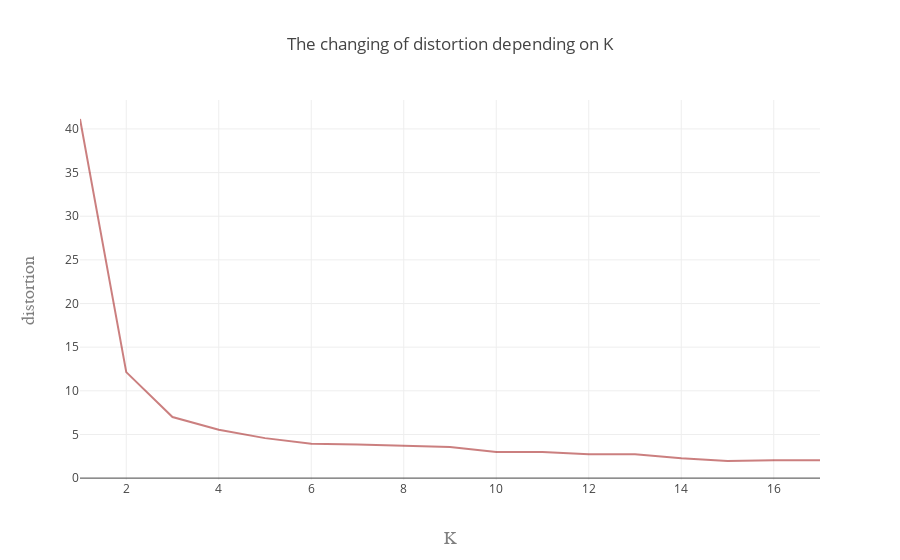

Notebook code for this chart:
### Markdown cell above
### Choose the best-K, using the elbow method

### Code cell
iris_ds = iris.iloc[:, 0:4].values
minmax_scaler = sklearn.preprocessing.MinMaxScaler(feature_range=(0, 1))
iris_ds = minmax_scaler.fit_transform(iris_ds)

# K = 1 to 18,for every k value we calculate distortion,then we plot the line graph between K and Distortion
distortions = []
K = list(range(1,18))

for k in K:
    centroids, cluster_assignments, iters, orig_centroids = cluster(iris_ds, k)
    distortions.append(np.sum(cluster_assignments[:, 1]))
    
# plt.plot(K,distortions,'bx-');
trace = go.Scatter(x = K,y = distortions, mode = 'lines',
                   marker = dict(size = 10,color="rgba(152,0,0,0.5)")
                  )

data = [trace]
layout=dict(
        title='The changing of distortion depending on K',
        xaxis=go.layout.XAxis(
            title=go.layout.xaxis.Title(
                text='K',
                font=dict(
                    family='Courier New, monospace',
                    size=18,
                    color='#7f7f7f'
                )
            )
        ),
        yaxis=go.layout.YAxis(
            title=go.layout.yaxis.Title(
                text='distortion',
                font=dict(
                    family='Courier New, monospace',
                    size=18,
                    color='#7f7f7f'
                )
            )
        )
    )
figure = dict(data=data, layout=layout)
iplot(figure)

### Figure 1 — Plotly figure (JSON) as saved in the notebook; plotly's stock layout.template omitted (floating-point values rounded to 4 significant figures)
{"data": [{"marker": {"color": "rgba(152,0,0,0.5)", "size": 10}, "mode": "lines", "type": "scatter", "uid": "f95ce12a-48b3-40e9-98cf-b751f117ca60", "x": [1, 2, 3, 4, 5, 6, 7, 8, 9, 10, 11, 12, 13, 14, 15, 16, 17], "y": [41.14, 12.14, 6.998, 5.55, 4.581, 3.941, 3.86, 3.725, 3.552, 2.996, 2.983, 2.732, 2.722, 2.282, 1.96, 2.052, 2.036]}], "layout": {"title": {"text": "The changing of distortion depending on K"}, "xaxis": {"title": {"font": {"color": "#7f7f7f", "family": "Courier New, monospace", "size": 18}, "text": "K"}}, "yaxis": {"title": {"font": {"color": "#7f7f7f", "family": "Courier New, monospace", "size": 18}, "text": "distortion"}}}}
